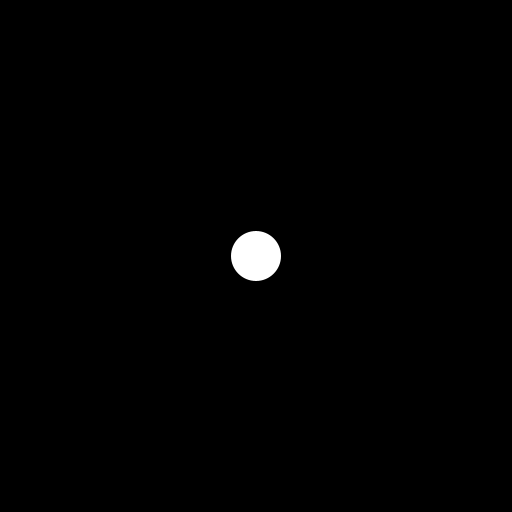
Frame 1 (no input)
Frame 60 (the mouse pressed at the canvas centre just before this capture): identical to frame 1, image omitted
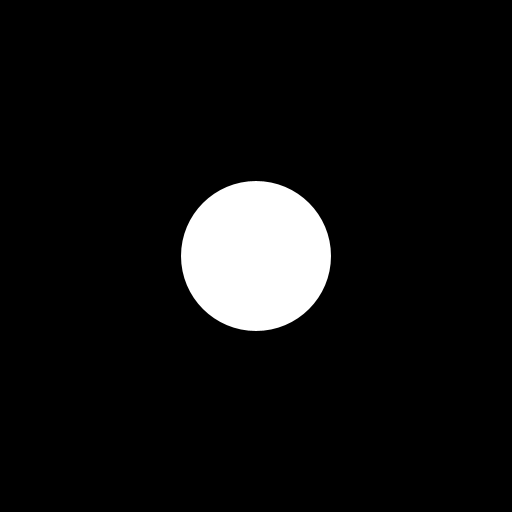
Frame 120 (the mouse held since frame 60 and released just before this capture)

The Processing sketch that drew these frames (run headless with seeded random() and noise(); from frame 60 on, the mouse is pressed at the canvas centre):

// Processing sketch: example_170913g_map
// ── example_170913g_map.pde
void setup() {
  size(512, 512);
}

void draw() {
  background(0);
  fill(255);
  noStroke();
  
  // Translate to the center of the canvas
  translate(width/2, height/2);
  
  // Take the current horizontal mouse position
  // This will be a number between zero and the width of the canvas (512)
  // Map this number to a new range: 50 to 250
  // So if the mouse position is 0 (to the left of the canvas)
  // The diameter will be 50, and if the mouse position is 512 (to the right)
  // The diameter will be 250
  
  float diameter = map(mouseX, 0, width, 50, 250);
  
  ellipse(0, 0, diameter, diameter);
}
